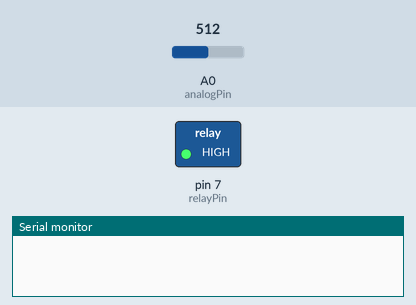
A sketch run on a simulated Arduino Uno, built with avr-gcc and run on an emulated ATmega328P. Shown: switched loads named in the sketch (green lamp = pin HIGH), the last lines printed to the serial monitor. The test bench sets the inputs (shaded band); at power-on: A0 (analogPin) = 512.

Above: at 1.0 s.
At 3.0 s:
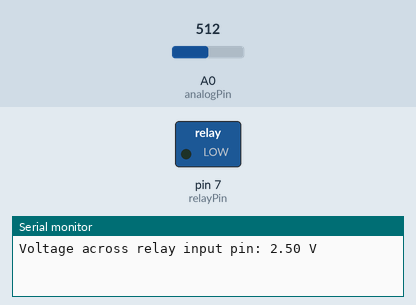
Timing chart, 0 to 5.2 s (numbered marks = the images above):
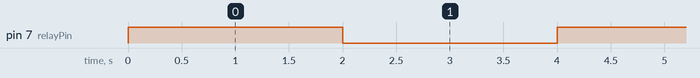

Measured:
- by itself, pin 7 (relayPin): alternates HIGH for 2.0 s and LOW for 2.0 s

The sketch:

relay.ino
```cpp
const int relayPin = 7; // Define the digital pin connected to the relay module
const int analogPin = A0; // Define the analog pin connected to the relay module's input pin

void setup() {
  pinMode(relayPin, OUTPUT); // Set relay pin as an output
  Serial.begin(9600); // Initialize serial communication
}

void loop() {
  // Turn on the relay
  digitalWrite(relayPin, HIGH);
  delay(2000); // Wait for 2 seconds

  // Measure voltage across relay module's input pin
  int voltage = analogRead(analogPin);
  float voltageValue = voltage * (5.0 / 1023.0); // Convert ADC reading to voltage (5V range)

  Serial.print("Voltage across relay input pin: ");
  Serial.print(voltageValue);
  Serial.println(" V");

  // Turn off the relay
  digitalWrite(relayPin, LOW);
  delay(2000); // Wait for 2 seconds
}
```
